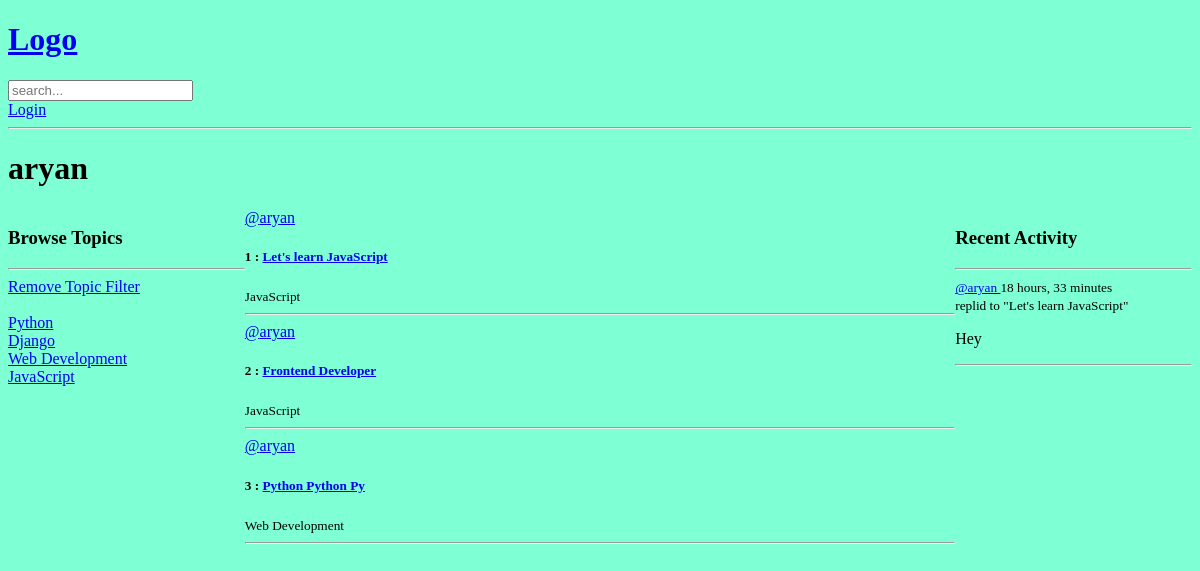
The app's page /profile/1/, older data.
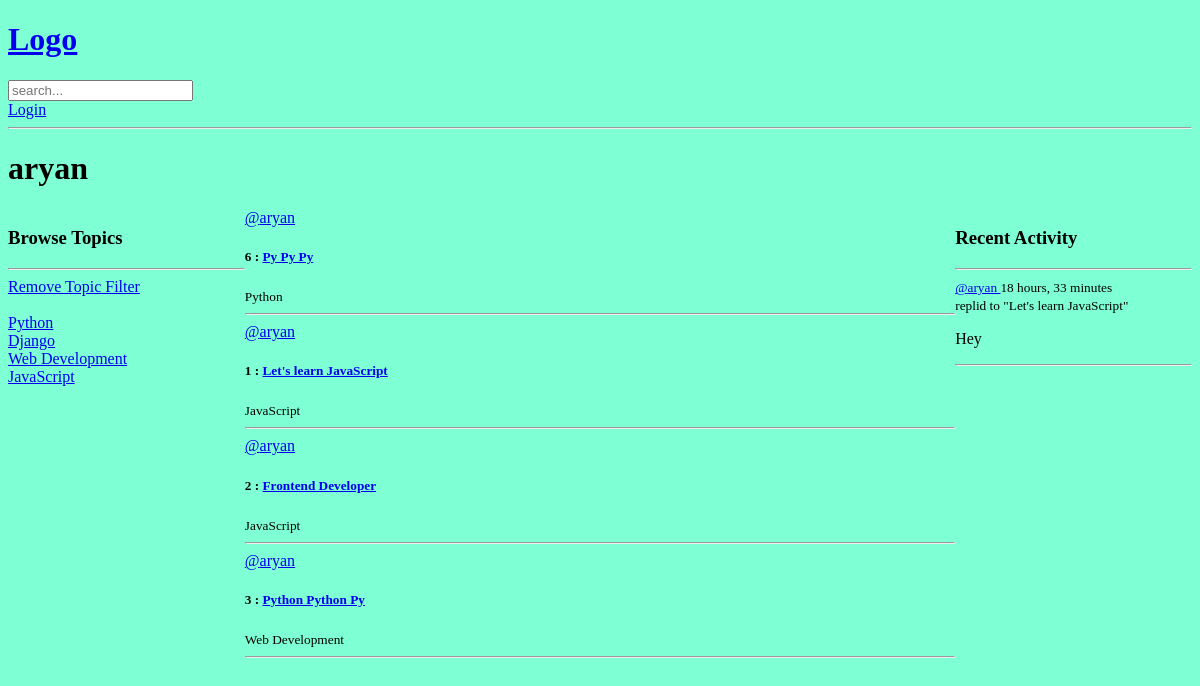
The same page, newer data.
### base/models.py (models this page shows, shortened)
class Topic(models.Model):
    name = models.CharField(max_length=200)

class Room(models.Model):
    host = models.ForeignKey(User, on_delete=models.SET_NULL, null=True)
    topic = models.ForeignKey(Topic, on_delete=models.SET_NULL, null=True)
    name = models.CharField(max_length=200)
    description = models.TextField(null=True, blank=True)
    participants = models.ManyToManyField(User, related_name='participants', blank=True)
    updated = models.DateTimeField(auto_now=True)       # Updated on every updation
    created = models.DateTimeField(auto_now_add=True)   # Only updated when created
    class Meta:
        ordering = ['-updated', '-created']
    def __str__(self):
        return self.name

class Message(models.Model):
    user = models.ForeignKey(User, on_delete=models.CASCADE)
    room = models.ForeignKey(Room, on_delete=models.CASCADE)
    body = models.TextField()
    updated = models.DateTimeField(auto_now=True)       # Updated on every updation
    created = models.DateTimeField(auto_now_add=True)   # Only updated when created
    class Meta:
        ordering = ['-updated', '-created']
    def __str__(self):
        return self.body[0:50]     #* Only the first 50 characters in the preview of message

### base/views.py (the view)
# urls.py: path('profile/<str:pk>/', views.userProfile, name="user-profile"),
def userProfile(request,pk):
    user = User.objects.get(id=pk)
    rooms = user.room_set.all()
    room_messages = user.message_set.all()
    topics = Topic.objects.all()
    context = {'user': user, 'rooms': rooms, 'room_messages': room_messages, 'topics': topics}
    return render(request, 'base/profile.html', context)

### base/templates/base/profile.html (shortened to what this page needs)
{% extends 'main.html' %}
{% block content %}
    <h1>{{ user.username }}</h1>
    <div class="profile-container">
        <div>
            {% include 'base/topics_component.html' %}
        </div>
        <div>
            {% include 'base/feed_component.html' %}
        </div>
        <div>
            {% include 'base/activity_component.html' %}
        </div>
    </div>
{% endblock content %}

### templates/main.html (shortened to what this page needs)
<!DOCTYPE html>
{% load static %}
<html lang="en">
<head>
    <link rel="stylesheet" type='text/css' media='screen' href="{% static 'styles/main.css' %}">
</head>
<body>
    {% include 'navbar.html' %}
    {% block content %}
    {% endblock content %}
</body>
</html>

### templates/navbar.html (shortened to what this page needs)
<a href="{% url 'home' %}">            {% comment %} href = base directory ie, home.html {% endcomment %}
    <h1>Logo</h1>
</a>
<form action="{% url 'home' %}" method="get">
    <input type="text" name="q" placeholder="search...">
</form>
{% if request.user.is_authenticated %}
    <p> Hello, {{request.user}} </p>
    <a href="{% url 'logout' %}">Logout</a>
{% else %}
    <a href="{% url 'login' %}">Login</a>
{% endif %}
<hr>

### base/templates/base/topics_component.html
<h3>Browse Topics</h3>
<hr>
<div>
    <a href="{% url 'home' %}">Remove Topic Filter</a>
    <br><br>
</div>
{% for topic in topics %}
    <div>
        <a href="{% url 'home' %}?q={{topic.name}}"> {{topic.name}} </a>
    </div>
{% endfor %}

### base/templates/base/feed_component.html (shortened to what this page needs)
{% for room in rooms %}
<div>
    <a href="{% url 'user-profile' room.host.id %}"> @{{room.host.username}} </a>
    <h5>  {{ room.id }} : <a href= "{% url 'room' room.id %}" > {{ room.name }} </a> </h5>
    <small>{{room.topic.name}}</small>
    <hr>
</div>
{% endfor %}

### base/templates/base/activity_component.html (shortened to what this page needs)
<h3>Recent Activity</h3>
        <hr>
        {% for message in room_messages %}
            <div>
                <small><a href="{% url 'user-profile' message.user.id %}"> @{{message.user}} </a> {{message.created | timesince}}</small>
                <br>
                <small>replid to "{{message.room}}"</small>
                <p>{{message}}</p>
                <hr>
            </div>
        {% endfor %}

### static/styles/main.css (style rules this page uses)
body { background-color: aquamarine; }

### base/templates/base/profile.html (style rules this page uses)
.profile-container { display: grid; grid-template-columns: 1fr 3fr 1fr; }

Row changes from the older to the newer data that the page shows:
added Room: host.username "aryan", id "6", name "Py Py Py", topic.name "Python"
